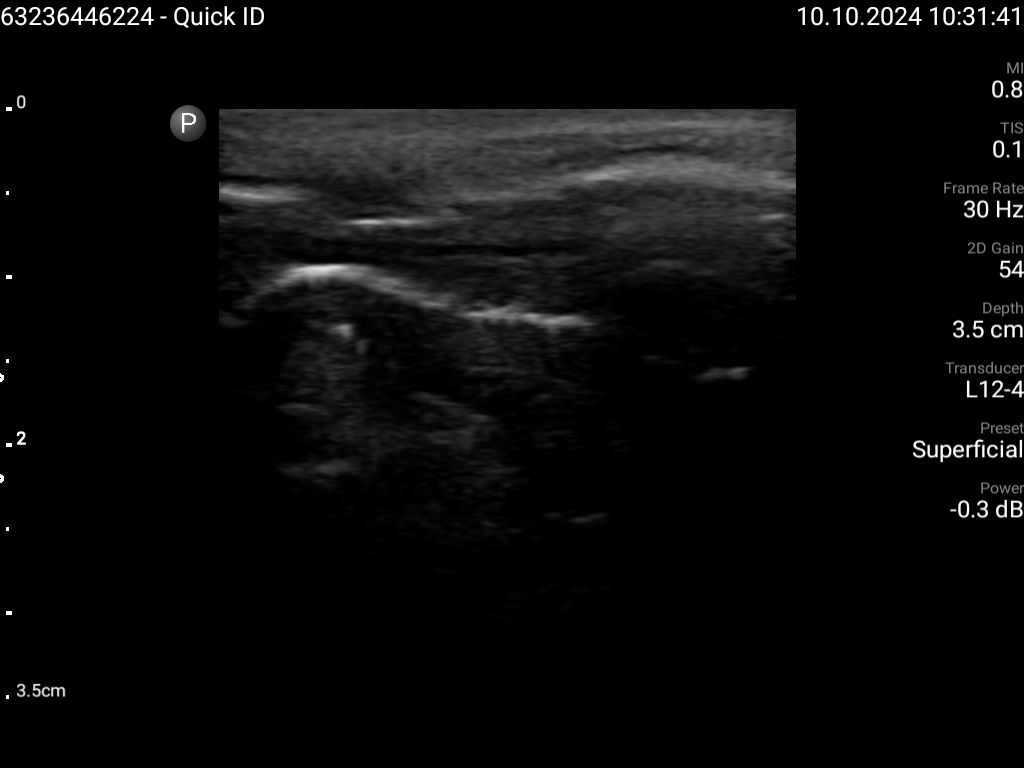
#> input picture .github/Bone Segmentation/Region Growing Segmentation/Interactive-Region-Growing-Segmentation-master/image_105551296540.png, 1024 x 768 px
$ python generate_preprocessing_figure.py --frame '../.github/Bone Segmentation/Region Growing Segmentation/Interactive-Region-Growing-Segmentation-master/image_105551296540.png'
#> lines starting #> are read from the running program, lines starting #| are printed output that depends on the picture; after the words box and inside, x2 and y2 are one past the last pixel; in counts of white or black regions, pixels touching at a corner belong together
#> in main, img is the input picture: shape (768, 1024); min 0, max 255, mean 10
"""
Generate preprocessing strip figures for the report.

Produces two figures:
  1. preprocessing_strip.png    — 4-panel row: Original | Crop | CLAHE | CLAHE+Gaussian
  2. preprocessing_closeup.png  — 2-panel close-up of the bone region: Crop | CLAHE

Uses the exact same pipeline as ultrasound_bone_segmentation_cli.py:
  equalize_adapthist(clip_limit=0.01) → GaussianBlur((7,7))
"""

import argparse
import os

import cv2
import matplotlib.pyplot as plt
import numpy as np
from skimage.exposure import equalize_adapthist

# --- Pipeline constants (must match ultrasound_bone_segmentation_cli.py) ---
CROP_Y_MIN, CROP_Y_MAX = 100, 700
CROP_X_MIN, CROP_X_MAX = 200, 800
CLAHE_CLIP_LIMIT = 0.01
GAUSSIAN_KERNEL = (7, 7)

# Close-up ROI within the cropped image (y, x) — where cortical bone typically appears
CLOSEUP_Y = (50, 250)
CLOSEUP_X = (50, 500)

DEFAULT_FRAME = os.path.join(
    os.path.dirname(__file__),
    "..", "Dataset", "Patient1", "IMG_frames",
    "image_283536217682_f062.png",
)

OUT_DIR = os.path.join(os.path.dirname(__file__), "..", "report_figures")


def preprocess(img):
    """Replicate the pipeline preprocessing exactly."""
    cropped = img[CROP_Y_MIN:CROP_Y_MAX, CROP_X_MIN:CROP_X_MAX]
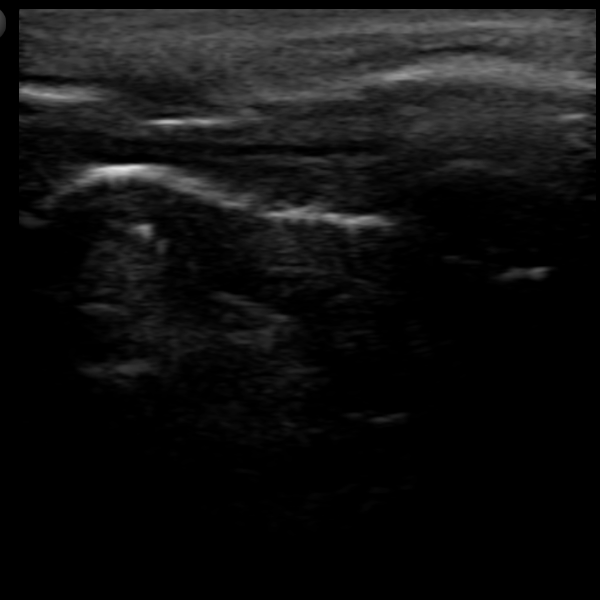
#> cropped: shape (600, 600); min 0, max 228, mean 17
    clahe = equalize_adapthist(cropped / 255.0, clip_limit=CLAHE_CLIP_LIMIT)
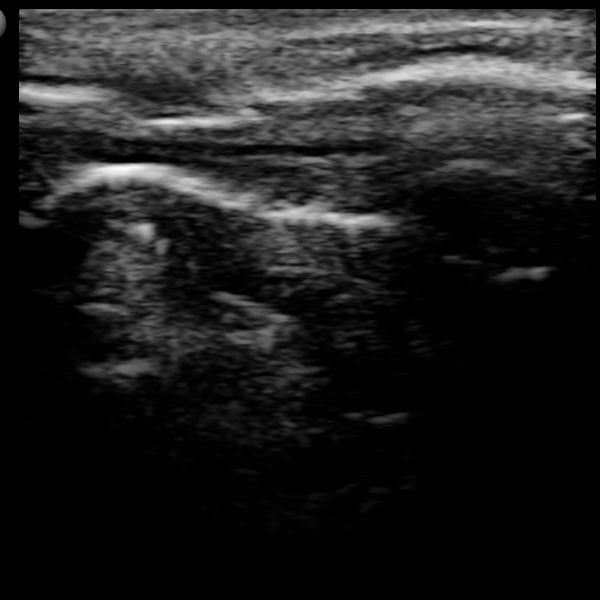
#> clahe: shape (600, 600) float64; min 0, max 1, mean 0.128
    clahe_8 = (clahe * 255).astype(np.uint8)
    blurred = cv2.GaussianBlur(clahe_8, GAUSSIAN_KERNEL, 0)
    return cropped, clahe_8, blurred


def save_strip(img, cropped, clahe_8, blurred, out_path):
    # Draw crop box on a copy of the original
    orig_annotated = cv2.cvtColor(img, cv2.COLOR_GRAY2RGB)
    cv2.rectangle(
        orig_annotated,
        (CROP_X_MIN, CROP_Y_MIN), (CROP_X_MAX, CROP_Y_MAX),
        color=(255, 50, 50), thickness=4,
    )
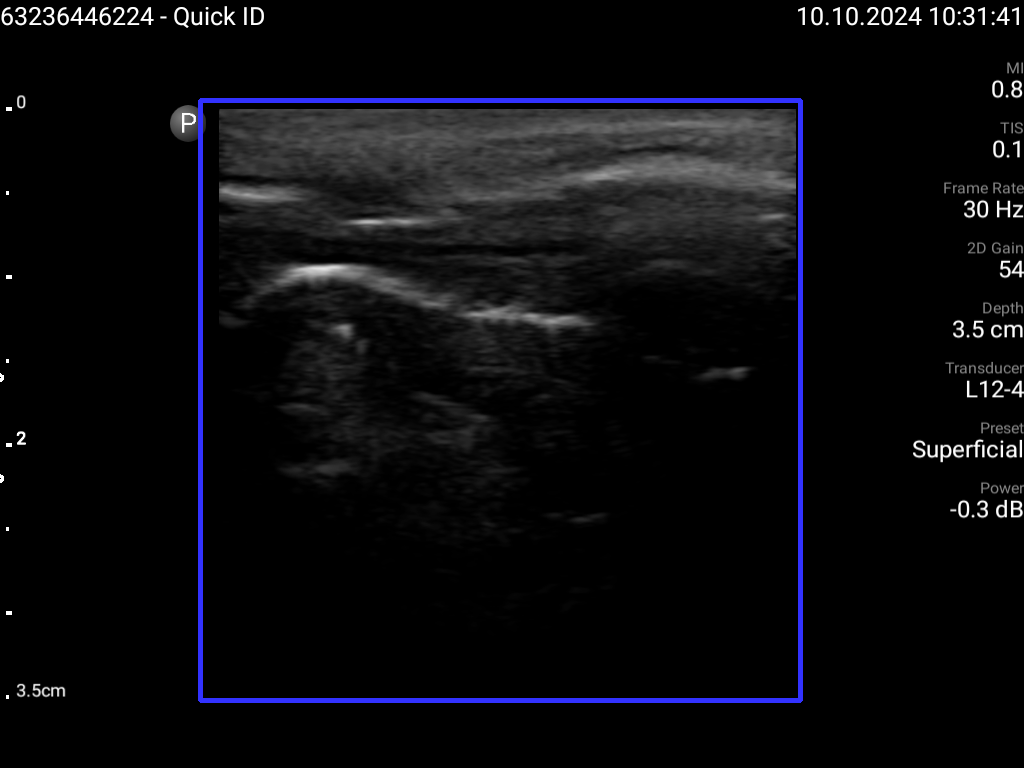
#> orig_annotated: shape (768, 1024, 3); 1.52% of pixels changed, all inside (x1, y1, x2, y2) = (198, 98, 803, 703)

    titles = ["Original frame\n(crop region in red)", "After crop", "After CLAHE", "After CLAHE + Gaussian"]
    images = [orig_annotated, cropped, clahe_8, blurred]
    cmaps = [None, "gray", "gray", "gray"]

    fig, axes = plt.subplots(1, 4, figsize=(20, 5))
    for ax, image, title, cmap in zip(axes, images, titles, cmaps):
        ax.imshow(image, cmap=cmap, vmin=0 if cmap else None, vmax=255 if cmap else None)
        ax.set_title(title, fontsize=16, fontweight="bold", pad=10)
        ax.axis("off")
#> this loop made 4 passes
#> (title, cmap) on passes 2 to 4: ('After crop', 'gray'), ('After CLAHE', 'gray'), ('After CLAHE + Gaussian', 'gray')

    plt.tight_layout()
    fig.savefig(out_path, dpi=200, bbox_inches="tight")
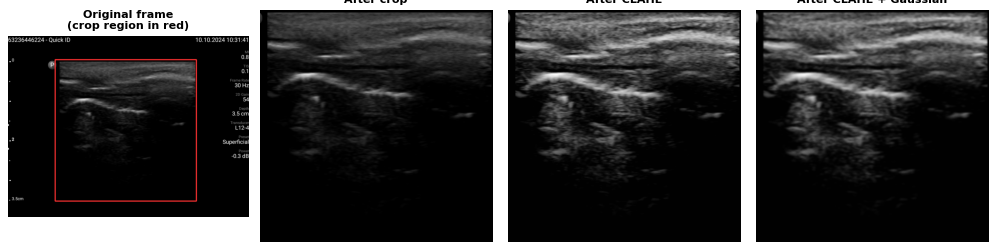
#> figure drawn by matplotlib, 4 panels; B, G, R data is drawn as R, G, B
    plt.close(fig)
    print(f"Saved: {out_path}")


def save_closeup(cropped, clahe_8, out_path, closeup_y=CLOSEUP_Y, closeup_x=CLOSEUP_X):
#> called with closeup_y = (50, 250), closeup_x = (50, 500)
    y0, y1 = closeup_y
    x0, x1 = closeup_x
    roi_orig = cropped[y0:y1, x0:x1]
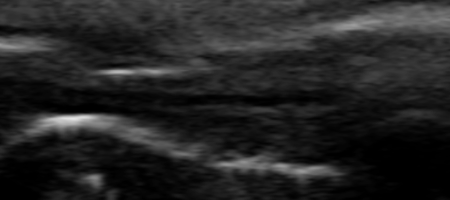
#> roi_orig: shape (200, 450); min 0, max 228, mean 36
    roi_clahe = clahe_8[y0:y1, x0:x1]
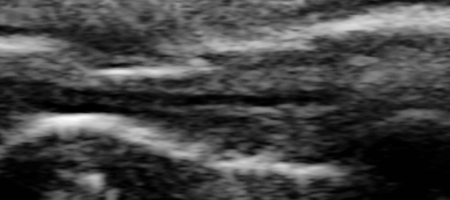
#> roi_clahe: shape (200, 450); min 0, max 255, mean 68.9

    titles = ["Cropped (no enhancement)", "After CLAHE"]
    images = [roi_orig, roi_clahe]

    fig, axes = plt.subplots(1, 2, figsize=(10, 4))
    for ax, image, title in zip(axes, images, titles):
        ax.imshow(image, cmap="gray", vmin=0, vmax=255)
        ax.set_title(title, fontsize=16, fontweight="bold", pad=10)
        ax.axis("off")
#> this loop made 2 passes

    plt.tight_layout()
    fig.savefig(out_path, dpi=200, bbox_inches="tight")
    plt.close(fig)
    print(f"Saved: {out_path}")


def main():
    parser = argparse.ArgumentParser()
    parser.add_argument("--frame", default=DEFAULT_FRAME,
                        help="Path to input frame PNG")
    parser.add_argument("--out_dir", default=OUT_DIR,
                        help="Output directory for figures")
    parser.add_argument("--closeup_y", nargs=2, type=int, default=list(CLOSEUP_Y),
                        metavar=("Y0", "Y1"), help="Close-up ROI y range within crop")
    parser.add_argument("--closeup_x", nargs=2, type=int, default=list(CLOSEUP_X),
                        metavar=("X0", "X1"), help="Close-up ROI x range within crop")
    args = parser.parse_args()

    img = cv2.imread(args.frame, cv2.IMREAD_GRAYSCALE)
    if img is None:
        raise FileNotFoundError(f"Cannot load image: {args.frame}")

    os.makedirs(args.out_dir, exist_ok=True)
    cropped, clahe_8, blurred = preprocess(img)

    closeup_y = tuple(args.closeup_y)
    closeup_x = tuple(args.closeup_x)

    save_strip(img, cropped, clahe_8, blurred,
               os.path.join(args.out_dir, "preprocessing_strip.png"))
    save_closeup(cropped, clahe_8,
                 os.path.join(args.out_dir, "preprocessing_closeup.png"),
                 closeup_y, closeup_x)


if __name__ == "__main__":
    main()

$ run again, on .github/Bone Segmentation/Region Growing Segmentation/Interactive-Region-Growing-Segmentation-master/Brain_ct_8.png
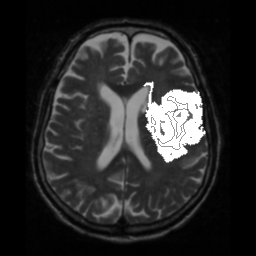
#> input picture .github/Bone Segmentation/Region Growing Segmentation/Interactive-Region-Growing-Segmentation-master/Brain_ct_8.png, 256 x 256 px
#> in main, img is the input picture: shape (256, 256); min 0, max 255, mean 39.3
#> in save_strip, `cv2.rectangle( orig_annotated, (CROP_X_MIN, CROP_Y_MIN), (CROP_X_MAX, ..`:
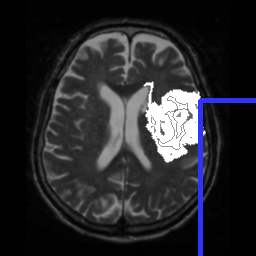
#> orig_annotated: shape (256, 256, 3); 1.61% of pixels changed, all inside (x1, y1, x2, y2) = (198, 98, 256, 256)
#> the loop in save_strip, `for ax, image, title, cmap in zip(axes, images, titles, cmaps):` made 4 passes
#> (title, cmap) on passes 2 to 4: ('After crop', 'gray'), ('After CLAHE', 'gray'), ('After CLAHE + Gaussian', 'gray')
#> roi_orig = 106 rows, first 6: [0, 0, 0, 0, 0, 0], [0, 0, 0, 0, 0, 0], [0, 0, 0, 0, 0, 0], [0, 0, 0, 0, 0, 0], [0, 0, 0, 0, 0, 0], [0, 0, 0, 0, 0, 0]
#> roi_clahe has the same summary as roi_orig
#> the loop in save_closeup, `for ax, image, title in zip(axes, images, titles):` made 2 passes
#> in save_closeup, `fig.savefig(out_path, dpi=200, bbox_inches="tight")`:
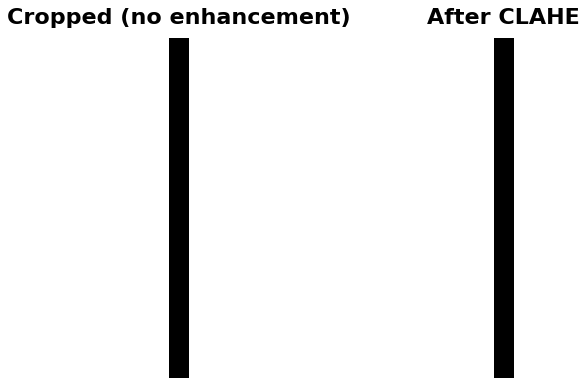
#> figure drawn by matplotlib, 2 panels
